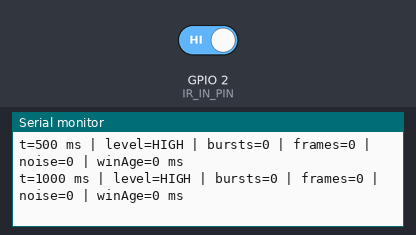
Bench run of a sketch on a simulated ESP32. Parts: the last lines printed to the serial monitor. Inputs (shaded band) come from the test bench; at power-on: GPIO 2 (IR_IN_PIN) HIGH.

Above: at 1.4 s.
1.5 s: GPIO 2 (IR_IN_PIN) driven LOW
At 1.81 s:
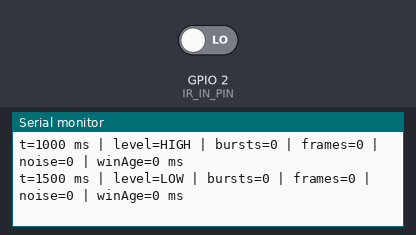
3.5 s: GPIO 2 (IR_IN_PIN) driven HIGH
At 3.9 s:
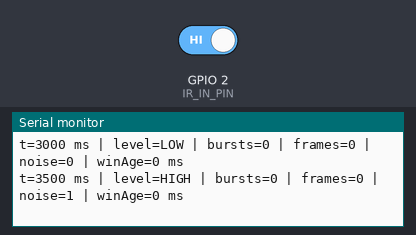

The sketch:

receiver_bench_rp2350.ino
```cpp
#include <Arduino.h>

// Make IRAM_ATTR portable (ESP32 uses it; RP cores don't)
#ifndef IRAM_ATTR
#define IRAM_ATTR
#endif

// ================== USER CONFIG ==================
#define IR_IN_PIN 2

// Your beacon pattern: 10x(2ms ON / 2ms OFF) then ~20ms gap
// Tune: be stricter so we don't "see" phantom gaps as frames.
static const uint32_t FRAME_GAP_MIN_US = 19000;  // OFF >= 19ms counts as frame gap (20ms nominal)

// Burst timing tolerances (demod output, not the 38k carrier)
static const uint32_t ON_MIN_US  = 900;
static const uint32_t ON_MAX_US  = 4000;
static const uint32_t OFF_MIN_US = 900;
static const uint32_t OFF_MAX_US = 5000;         // tightened from 6000

// Require full burst train before a frame gap counts
static const uint8_t MIN_VALID_BURSTS_FOR_FRAME = 10;

// Require the burst train to complete within this window (prevents “slow accumulation” from noise)
static const uint32_t BURST_WINDOW_MS = 120;

// Lap trigger cooldown (loop-enforced)
static const uint32_t COOLDOWN_MS = 2000;
// ================================================

static inline bool inRange(uint32_t v, uint32_t lo, uint32_t hi) {
  return (v >= lo && v <= hi);
}

// ISR-shared state
volatile uint32_t lastEdgeUs = 0;
volatile bool lastLevel = true;          // HIGH idle (typical)
volatile uint32_t lastOnUs = 0;          // store plausible ON duration for pairing

volatile uint16_t validBurstCount = 0;
volatile uint16_t framesSeen = 0;
volatile uint16_t noiseEdges = 0;

volatile uint32_t burstWindowStartMs = 0;

// ISR publishes “frame candidate occurred”
volatile uint32_t pendingFrameMs = 0;

void IRAM_ATTR onIrEdge() {
  uint32_t nowUs = (uint32_t)micros();
  bool level = digitalRead(IR_IN_PIN); // true=HIGH, false=LOW

  if (lastEdgeUs == 0) {
    lastEdgeUs = nowUs;
    lastLevel = level;
    return;
  }

  uint32_t durUs = nowUs - lastEdgeUs;

  // lastLevel segment lasted durUs
  if (lastLevel == false) {
    // Measured ON (LOW) duration
    if (inRange(durUs, ON_MIN_US, ON_MAX_US)) {
      lastOnUs = durUs;
    } else {
      lastOnUs = 0;
      noiseEdges++;
    }
  } else {
    // Measured OFF (HIGH) duration
    uint32_t nowMs = (uint32_t)millis();

    // Enforce burst window timeout (prevents slow noise accumulation)
    if (burstWindowStartMs != 0 && (nowMs - burstWindowStartMs) > BURST_WINDOW_MS) {
      validBurstCount = 0;
      burstWindowStartMs = 0;
      lastOnUs = 0;
    }

    if (durUs >= FRAME_GAP_MIN_US) {
      // Long OFF gap: possible frame boundary
      if (validBurstCount >= MIN_VALID_BURSTS_FOR_FRAME) {
        framesSeen++;
        pendingFrameMs = nowMs; // publish to loop
      }

      // Reset at any long gap
      validBurstCount = 0;
      burstWindowStartMs = 0;
      lastOnUs = 0;

    } else if (inRange(durUs, OFF_MIN_US, OFF_MAX_US)) {
      // Normal OFF between bursts: count only if we had a valid ON just before
      if (lastOnUs != 0) {
        if (validBurstCount == 0) {
          burstWindowStartMs = nowMs; // start window on first valid burst
        }
        validBurstCount++;
        lastOnUs = 0; // consume
      } else {
        noiseEdges++;
      }

    } else {
      noiseEdges++;
      lastOnUs = 0;
    }
  }

  lastEdgeUs = nowUs;
  lastLevel = level;
}

void setup() {
  Serial.begin(115200);
  delay(200);

  pinMode(IR_IN_PIN, INPUT_PULLUP);

  lastEdgeUs = 0;
  lastLevel = digitalRead(IR_IN_PIN);

  attachInterrupt(digitalPinToInterrupt(IR_IN_PIN), onIrEdge, CHANGE);

  Serial.println();
  Serial.println("RP2350 IR Receiver Bench Test (tuned framed beacon)");
  Serial.printf("GPIO=%d | FRAME_GAP_MIN_US=%lu | MIN_BURSTS=%u | WINDOW_MS=%lu | COOLDOWN_MS=%lu\n",
                IR_IN_PIN,
                (unsigned long)FRAME_GAP_MIN_US,
                (unsigned)MIN_VALID_BURSTS_FOR_FRAME,
                (unsigned long)BURST_WINDOW_MS,
                (unsigned long)COOLDOWN_MS);
  Serial.printf("ON range: %lu..%lu us | OFF range: %lu..%lu us\n",
                (unsigned long)ON_MIN_US, (unsigned long)ON_MAX_US,
                (unsigned long)OFF_MIN_US, (unsigned long)OFF_MAX_US);
}

void loop() {
  static uint32_t lastPrintMs = 0;
  static uint32_t lastLapMs = 0;

  uint32_t now = millis();

  // Consume pending frame candidate (atomic copy+clear)
  uint32_t frameMs = 0;
  noInterrupts();
  frameMs = pendingFrameMs;
  pendingFrameMs = 0;
  interrupts();

  if (frameMs != 0) {
    // Cooldown enforced here (deterministic)
    if ((frameMs - lastLapMs) >= COOLDOWN_MS) {
      lastLapMs = frameMs;

      uint16_t f = 0, n = 0;
      noInterrupts();
      f = framesSeen;
      n = noiseEdges;
      interrupts();

      Serial.printf("LAP TRIGGERED @ %lu ms | framesSeen=%u | noiseEdges=%u\n",
                    (unsigned long)frameMs, (unsigned)f, (unsigned)n);
    }
  }

  // Periodic stats
  if (now - lastPrintMs >= 500) {
    lastPrintMs = now;

    uint16_t bursts = 0, f = 0, n = 0;
    bool lvl = true;
    uint32_t winStart = 0;

    noInterrupts();
    bursts = validBurstCount;
    f = framesSeen;
    n = noiseEdges;
    lvl = lastLevel;
    winStart = burstWindowStartMs;
    interrupts();

    Serial.printf("t=%lu ms | level=%s | bursts=%u | frames=%u | noise=%u | winAge=%lu ms\n",
                  (unsigned long)now,
                  lvl ? "HIGH" : "LOW",
                  (unsigned)bursts,
                  (unsigned)f,
                  (unsigned)n,
                  (winStart == 0) ? 0UL : (unsigned long)(now - winStart));
  }
}
```

Measured:
- after the input at 1.5 s, the serial monitor: prints a new line at once (image 1)
- after the input at 3.5 s, the serial monitor: prints a new line at once (image 2)
